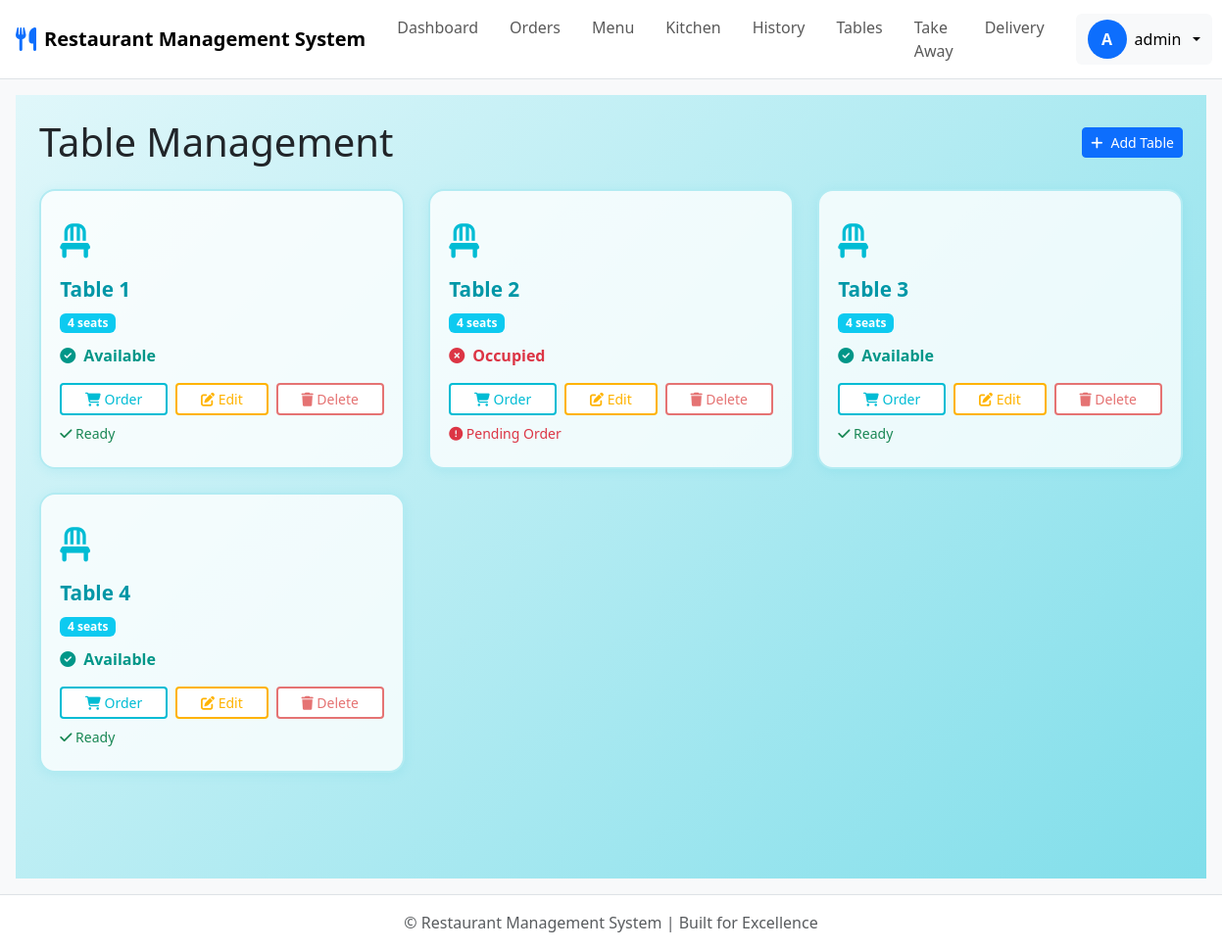
/tables/ (signed in), run on the app's committed database.
### accounts/models.py (models this page shows)
class User(AbstractUser):
    email = models.EmailField(unique=True)
    role = models.CharField(max_length=50)
    is_active = models.BooleanField(default=True)
    created_at = models.DateTimeField(auto_now_add=True)

### restaurant/models.py (models this page shows, shortened)
class Table(models.Model):
    number = models.PositiveIntegerField(unique=True)
    capacity = models.PositiveIntegerField(default=4)  # Provide a default value
    is_occupied = models.BooleanField(default=False)

### restaurant/views.py (the view)
# urls.py: path('tables/', views.TableListView.as_view(), name='table_list'),
class TableListView(ModuleAccessMixin, ListView):
    module_required = 'tables'
    model = Table
    template_name = 'restaurant/table_list.html'
    context_object_name = 'tables'
    def get_queryset(self):
        tables = Table.objects.all()
        table_ids_with_pending_orders = set(
            Order.objects.filter(
                table__isnull=False,
                status__in=['pending', 'preparing', 'ready', 'served']
            ).values_list('table_id', flat=True)
        )
        for table in tables:
            table.is_occupied = table.id in table_ids_with_pending_orders
        return tables

### accounts/mixins.py (called while the page is built, shortened)
    def dispatch(self, request, *args, **kwargs):
        if not request.user.is_authenticated:
            return redirect('login')
        if request.user.is_superuser:
            return super().dispatch(request, *args, **kwargs)

### accounts/models.py (called while the page is built)
    def has_module_access(self, module_name):
        return self.permissions.filter(module=module_name, is_allowed=True).exists()

    def has_all_permissions(self):
        total_modules = StaffPermission.MODULE_CHOICES.__len__()
        allowed_count = self.permissions.filter(is_allowed=True).count()
        return allowed_count == total_modules

### restaurant/context_processors.py (called while the page is built)
def add_valid_table_id(request):
    valid_table_id = Table.objects.first().id if Table.objects.exists() else None
    return {'valid_table_id': valid_table_id}

### restaurant/templates/restaurant/table_list.html (shortened to what this page needs)
{% extends 'restaurant/base.html' %}
{% block content %}
<div class="container-fluid p-3 p-md-4" style="background: linear-gradient(135deg, #e0f7fa 0%, #b2ebf2 50%, #80deea 100%); min-height: 100vh;">
    <div class="d-flex flex-column flex-md-row justify-content-between align-items-start align-items-md-center gap-3 mb-4">
        <h1 class="mb-0">Table Management</h1>
        <a href="{% url 'restaurant:table_create' %}" class="btn btn-primary btn-sm">
            <i class="fas fa-plus me-2"></i>Add Table
        </a>
    </div>
    <div class="table-grid">
        {% for table in tables %}
        <div class="table-card">
            <span class="table-icon"><i class="fas fa-chair"></i></span>
            <div class="table-title">Table {{ table.number }}</div>
            <div class="table-capacity"><span class="badge bg-info">{{ table.capacity }} seats</span></div>
            <div class="table-status {% if table.is_occupied %}occupied{% else %}available{% endif %}">
                {% if table.is_occupied %}
                    <i class="fas fa-times-circle"></i> Occupied
                {% else %}
                    <i class="fas fa-check-circle"></i> Available
                {% endif %}
            </div>
            <div class="table-actions">
                <a href="{% url 'restaurant:place_order' table_id=table.id %}" class="btn btn-outline-primary btn-sm flex-fill" title="Place Order">
                    <i class="fas fa-shopping-cart"></i> Order
                </a>
                <a href="{% url 'restaurant:table_update' pk=table.id %}" class="btn btn-outline-warning btn-sm flex-fill" title="Edit">
                    <i class="fas fa-edit"></i> Edit
                </a>
                <a href="{% url 'restaurant:table_delete' pk=table.id %}" class="btn btn-outline-danger btn-sm flex-fill" title="Delete">
                    <i class="fas fa-trash"></i> Delete
                </a>
            </div>
            {% if table.is_occupied %}
                <div class="mt-2 text-danger small"><i class="fas fa-exclamation-circle"></i> Pending Order</div>
            {% else %}
                <div class="mt-2 text-success small"><i class="fas fa-check"></i> Ready</div>
            {% endif %}
        </div>
        {% empty %}
        <div class="table-card text-center text-muted">
            <p class="mb-3">No tables found</p>
            <a href="{% url 'restaurant:table_create' %}" class="btn btn-primary btn-sm">Add First Table</a>
        </div>
        {% endfor %}
    </div>
</div>
{% endblock %}

### restaurant/templates/restaurant/base.html (shortened to what this page needs)
{% load static %}
<!DOCTYPE html>
<html lang="en">
<head>
    <link href="https://cdn.jsdelivr.net/npm/bootstrap@5.3.0/dist/css/bootstrap.min.css" rel="stylesheet">
    <link href="https://cdnjs.cloudflare.com/ajax/libs/font-awesome/6.4.0/css/all.min.css" rel="stylesheet">
</head>
<body class="d-flex flex-column min-vh-100 bg-light">
    <nav class="navbar navbar-expand-lg navbar-light bg-white sticky-top border-bottom">
        <div class="container-fluid px-3">
            <a href="{% url 'restaurant:order_list' %}" class="navbar-brand d-flex align-items-center gap-2">
                <i class="fas fa-utensils text-primary" style="font-size: 1.5rem;"></i>
                <span class="fw-bold d-none d-sm-inline">Restaurant Management System</span>
            </a>
            <div class="collapse navbar-collapse" id="navbarNav">
                <div class="navbar-nav ms-auto">
                    {% if user.is_superuser or user_perms.has_dashboard %}
                    <a href="{% url 'home:dashboard' %}" class="nav-link px-3 py-2">Dashboard</a>
                    {% endif %}
                    {% if user.is_superuser or user_perms.has_orders %}
                    <a href="{% url 'restaurant:order_list' %}" class="nav-link px-3 py-2">Orders</a>
                    {% endif %}
                    {% if user.is_superuser or user_perms.has_menu %}
                    <a href="{% url 'restaurant:menuitem_list' %}" class="nav-link px-3 py-2">Menu</a>
                    {% endif %}
                    {% if user.is_superuser or user_perms.has_kitchen %}
                    <a href="{% url 'restaurant:kitchen' %}" class="nav-link px-3 py-2">Kitchen</a>
                    {% endif %}
                    {% if user.is_superuser or user_perms.has_history %}
                    <a href="{% url 'restaurant:transaction_history' %}" class="nav-link px-3 py-2">History</a>
                    {% endif %}
                    {% if user.is_superuser or user_perms.has_tables %}
                    <a href="{% url 'restaurant:table_list' %}" class="nav-link px-3 py-2">Tables</a>
                    {% endif %}
                    {% if user.is_superuser or user_perms.has_takeaway %}
                    <a href="{% url 'restaurant:place_order_takeaway' %}" class="nav-link px-3 py-2">Take Away</a>
                    {% endif %}
                    {% if user.is_superuser or user_perms.has_delivery %}
                    <a href="{% url 'restaurant:place_order_delivery' %}" class="nav-link px-3 py-2">Delivery</a>
                    {% endif %}
                </div>
                <div class="dropdown ms-lg-3">
                    <button id="profileBtn" class="btn btn-light border-0 d-flex align-items-center gap-2 dropdown-toggle" type="button" data-bs-toggle="dropdown">
                        <div class="rounded-circle bg-primary text-white d-flex align-items-center justify-content-center fw-bold" style="width: 40px; height: 40px;">
                            {{ user.username|upper|first }}
                        </div>
                        <span class="d-none d-lg-inline">{{ user.username }}</span>
                    </button>
                </div>
            </div>
        </div>
    </nav>
    <main class="flex-grow-1 py-3">
        <div class="container-fluid px-3">
            {% block content %}{% endblock %}
        </div>
    </main>
    <footer class="bg-white shadow-sm mt-auto border-top">
        <div class="container-fluid px-3 py-3">
            <p class="text-center text-muted mb-0">&copy; {{ current_year }} Restaurant Management System | Built for Excellence</p>
        </div>
    </footer>
</body>
</html>

### restaurant/templates/restaurant/table_list.html (style rules this page uses)
.table-grid { display: grid; grid-template-columns: repeat(auto-fit, minmax(280px, 1fr)); gap: 1.5rem; margin-bottom: 2rem; }
.table-card { background: #ffffffcc; border-radius: 16px; box-shadow: 0 2px 12px rgba(0,188,212,0.10); padding: 1.5rem 1.2rem; display: flex; flex-direction: column; align-items: flex-start; position: relative; min-height: 180px; transition: box-shadow 0.2s, border 0.2s; border: 2px solid #b2ebf2; }
.table-card .table-icon { font-size: 2.2rem; color: #00bcd4; margin-bottom: 0.5rem; }
.table-card .table-title { font-size: 1.3rem; font-weight: 700; margin-bottom: 0.3rem; color: #0097a7; }
.table-card .table-capacity { font-size: 1rem; margin-bottom: 0.7rem; }
.table-card .table-status { font-size: 1rem; font-weight: 600; margin-bottom: 1rem; display: flex; align-items: center; gap: 0.5rem; }
.table-card .table-status.occupied { color: #dc3545; }
.table-card .table-status.available { color: #009688; }
.table-card .table-actions { margin-top: auto; display: flex; gap: 0.5rem; width: 100%; }
.table-card .btn-outline-primary { border: 2px solid #00bcd4; color: #00bcd4; background: #fff; }
.table-card .btn-outline-warning { border: 2px solid #ffb300; color: #ffb300; background: #fff; }
.table-card .btn-outline-danger { border: 2px solid #e57373; color: #e57373; background: #fff; }

### data on the page
User: username|first "A", username "admin"
Table: number "1", capacity "4", is_occupied False (drawn)
Table: number "2", capacity "4", is_occupied False (drawn)
Table: number "3", capacity "4", is_occupied False (drawn)
Table: number "4", capacity "4", is_occupied False (drawn)
